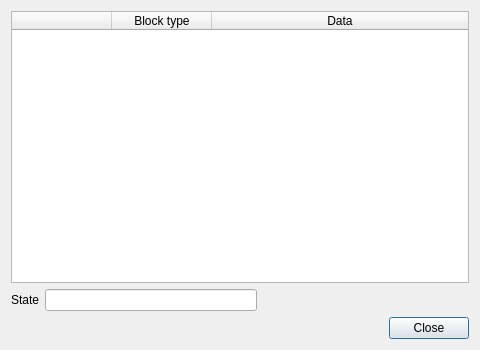
<?xml version="1.0" encoding="UTF-8"?>
<ui version="4.0">
 <class>DeFuseTapeBrowser</class>
 <widget class="QDialog" name="DeFuseTapeBrowser">
  <property name="geometry">
   <rect>
    <x>0</x>
    <y>0</y>
    <width>480</width>
    <height>350</height>
   </rect>
  </property>
  <property name="windowTitle">
   <string>DeFuse - Browse Tape</string>
  </property>
  <layout class="QGridLayout" name="gridLayout">
   <item row="0" column="0">
    <widget class="QTableWidget" name="tbTape">
     <property name="editTriggers">
      <set>QAbstractItemView::NoEditTriggers</set>
     </property>
     <property name="selectionMode">
      <enum>QAbstractItemView::SingleSelection</enum>
     </property>
     <property name="selectionBehavior">
      <enum>QAbstractItemView::SelectRows</enum>
     </property>
     <property name="showGrid">
      <bool>false</bool>
     </property>
     <attribute name="horizontalHeaderStretchLastSection">
      <bool>true</bool>
     </attribute>
     <column>
      <property name="text">
       <string/>
      </property>
     </column>
     <column>
      <property name="text">
       <string>Block type</string>
      </property>
     </column>
     <column>
      <property name="text">
       <string>Data</string>
      </property>
     </column>
    </widget>
   </item>
   <item row="1" column="0">
    <layout class="QHBoxLayout" name="horizontalLayout_2">
     <item>
      <widget class="QLabel" name="label">
       <property name="text">
        <string>State</string>
       </property>
      </widget>
     </item>
     <item>
      <widget class="QLineEdit" name="lState">
       <property name="readOnly">
        <bool>true</bool>
       </property>
      </widget>
     </item>
     <item>
      <spacer name="horizontalSpacer_2">
       <property name="orientation">
        <enum>Qt::Horizontal</enum>
       </property>
       <property name="sizeHint" stdset="0">
        <size>
         <width>40</width>
         <height>20</height>
        </size>
       </property>
      </spacer>
     </item>
    </layout>
   </item>
   <item row="2" column="0">
    <layout class="QHBoxLayout" name="horizontalLayout">
     <item>
      <spacer name="horizontalSpacer">
       <property name="orientation">
        <enum>Qt::Horizontal</enum>
       </property>
       <property name="sizeHint" stdset="0">
        <size>
         <width>40</width>
         <height>20</height>
        </size>
       </property>
      </spacer>
     </item>
     <item>
      <widget class="QPushButton" name="bClose">
       <property name="text">
        <string>Close</string>
       </property>
      </widget>
     </item>
    </layout>
   </item>
  </layout>
 </widget>
 <resources/>
 <connections/>
</ui>
